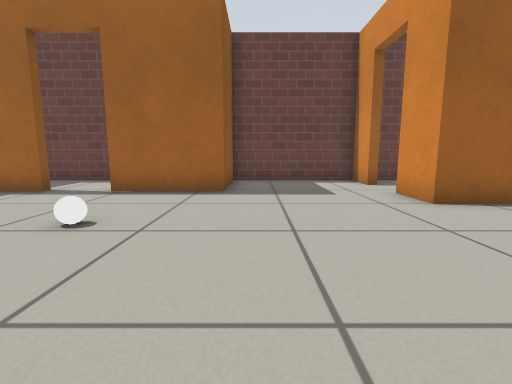
View 1 (above)

15 first-person views from a walk through a robot-simulator world made for Gazebo. The camera is 0.5 m above the floor, tilts 8° down and sees 85° across. The floor is counted in squares, 0.5 m on a side. Each view is taken from the middle of a square. On the plan, view 1 faces up. The plan holds only what a view shows up to about 11 squares ahead; the rest is blank. Gazebo's built-in surfaces are drawn with simple patterns. Simple shapes stand in for some stock models.

View 2
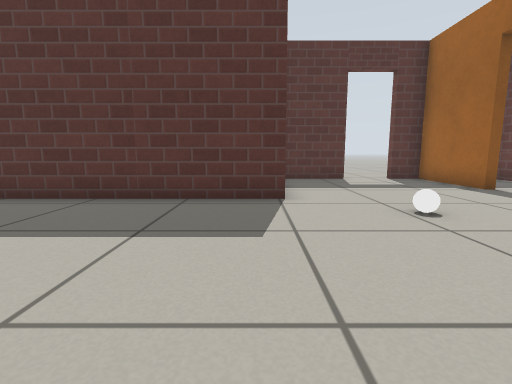

View 3
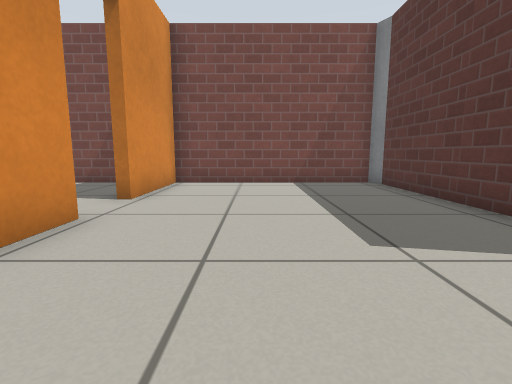

View 4
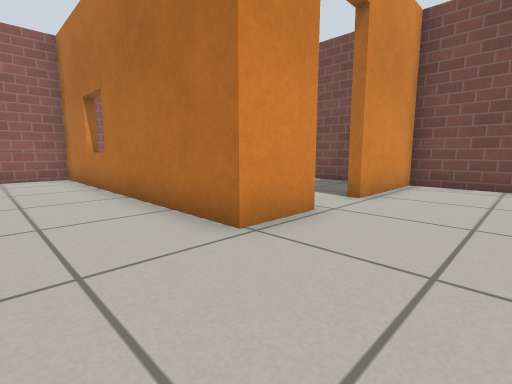

View 5
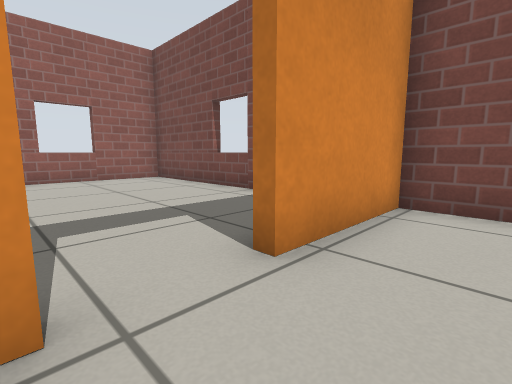

View 6
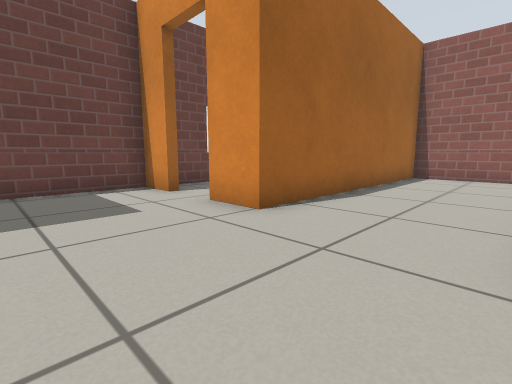

View 7
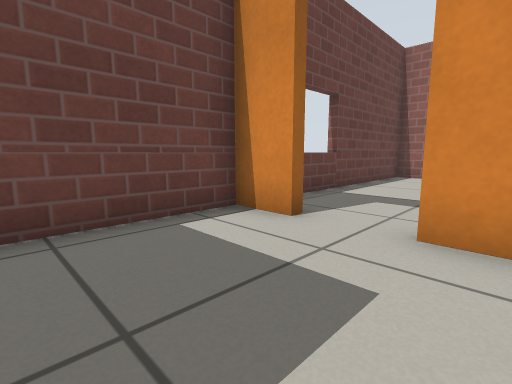

View 8
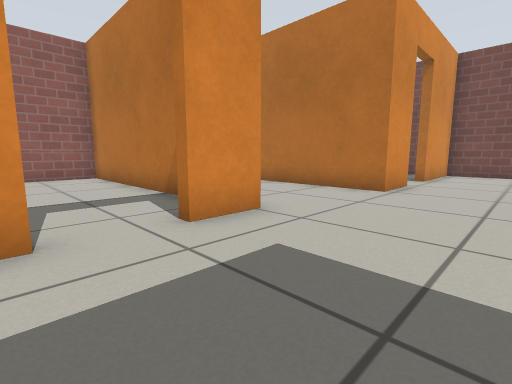

View 9
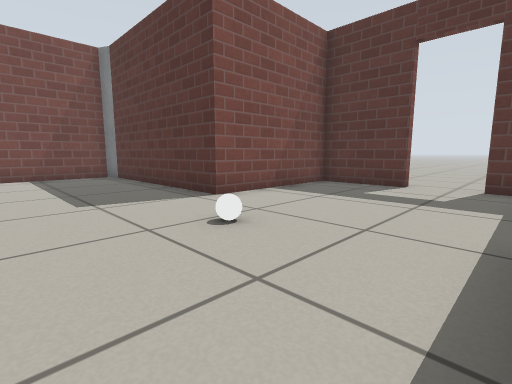

View 10
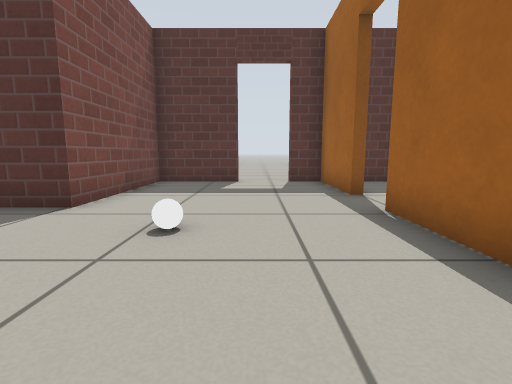

View 11
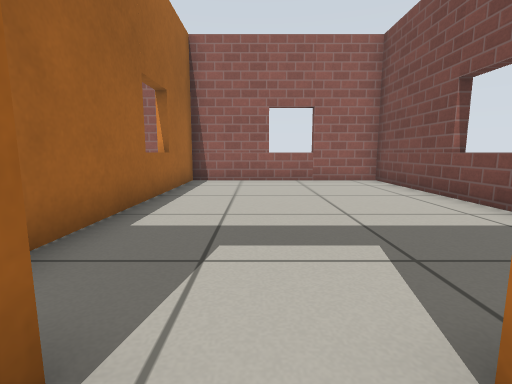

View 12
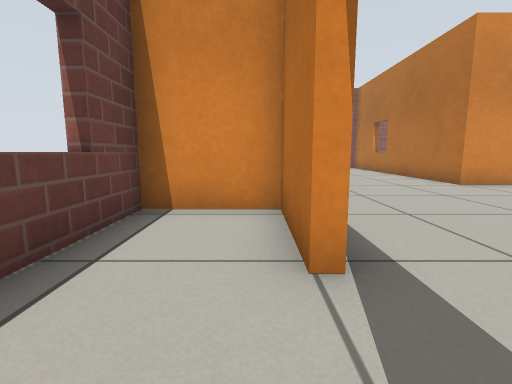

View 13
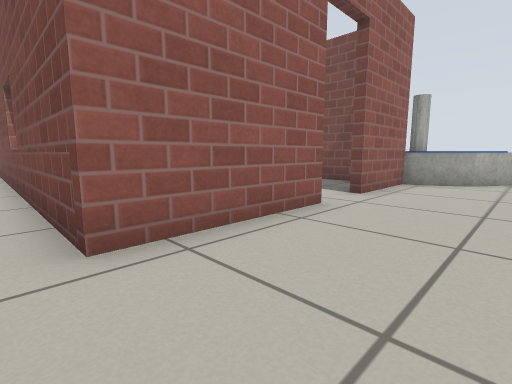

View 14
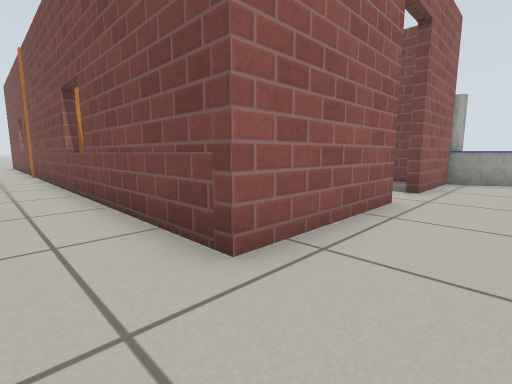

View 15
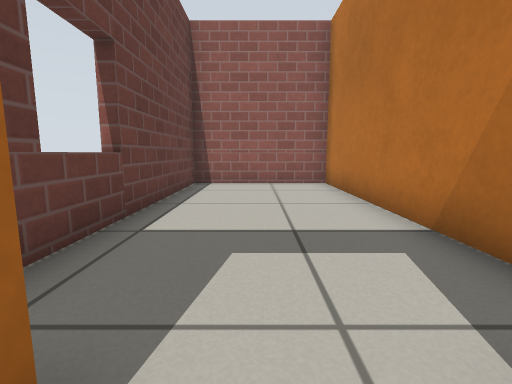

### Floor plan
Points are (right, up) in squares from view 1. A wall is a line through its corners. A room is listed if a view was taken in it or the views show most of it. See-through windows are left out.
Room 1 (views 1, 2, 3, 4, 5, 6, 7, 8, 9, 10, 11, 15)
walls: (2.7, -0.3) (2.7, 1.6) (12.2, 1.6) (12.2, 5.4) (3.5, 5.4) (3.5, 6.9); (-6.6, 1.6) (-4, 1.6) (-4, -4.9) (-3.8, -5.4) (2.7, -5.4) (2.7, -2); (3.5, 8.7) (3.5, 10) (-0.8, 10) (-0.8, 7.3) (-3.9, 7.3); (-5.5, 7.3) (-8.7, 7.3) (-8.7, 6.2); (-8.7, 4.4) (-8.7, 1.6) (-8.1, 1.6)
ways out: open door at (-4.7, 7.3) to room 2; open door at (-9, 5.5) to room 3; open door at (3, -1.5) to room 4; open door at (4, 7.5) to room 5
objects: white ball (-3, 4)
Room 2 (view 12)
walls: (-3.9, 7.6) (-1.1, 7.6) (-1.1, 10) (-8.5, 10); (-8.7, 9.6) (-8.7, 8.7)
ways out: open door at (-4.7, 7.3) to room 1
Room 3 (views 13, 14)
walls: (-9, 1.5) (-9, 4.4); (-9, 6.2) (-9, 10.3) (3.5, 10.3)
ways out: open door at (-9, 5.5) to room 1
objects: fountain (-11, -2) to (-7, 1)
Room 4 (no view inside)
walls: (4.6, -5.4) (12.2, -5.4) (12.2, 1.3) (4.6, 1.3)
ways out: open door at (3, -1.5) to room 1
Room 5 (no view inside)
walls: (5.4, 5.7) (12.2, 5.7) (12.2, 10) (4.4, 10)
ways out: open door at (4, 7.5) to room 1

Positions as (right, up) in squares from view 1, and headings:
1: (0, 0), facing up
2: (2, 1), facing left
3: (0, 4), facing down
4: (0, 4), facing down-right
5: (1, 0), facing down-right
6: (0, 2), facing up-right
7: (0, 6), facing up-right
8: (0, 9), facing down-right
9: (0, 7), facing down-left
10: (1, 5), facing left
11: (2, -1), facing right
12: (-6, 8), facing right
13: (-12, 11), facing down-right
14: (-11, 12), facing down-right
15: (3, 8), facing right
